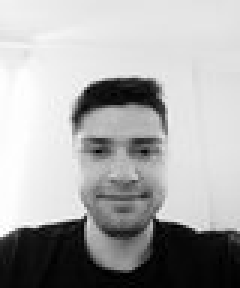
#> input picture tp7/fotos2.0/0.jpg, 80 x 96 px, found by its file name (shown 3 times larger); its folder holds 4 pictures in this run
$ python main.py
#> lines starting #> are read from the running program, lines starting #| are printed output that depends on the picture; after the words box and inside, x2 and y2 are one past the last pixel; in counts of white or black regions, pixels touching at a corner belong together
### tp7/tasks.py
import math
import cv2
import copy

class Neuron():

    # [37 lines left out: functions __init__, calculate, calculate_final_neuron, calculate_pesos, not called in this run]

class Task_images():

    def read_images():
        image_pixels = []
        pixel_list = []
        persona = True
        path = "C:/Users/ivanf/OneDrive/Escritorio/Facultad/4Ano/int-artificial/tp7/fotos2.0/"
        for i in range(6):
            img = cv2.imread( path + str(i) + ".jpg", 0)
#> img is the input picture: shape (96, 80); min 0, max 255, mean 170.2
            ret, img = cv2.threshold(img, 127, 255, cv2.THRESH_BINARY)
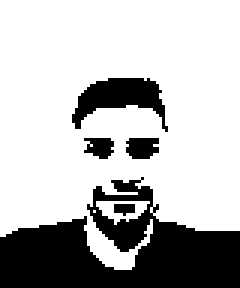
#> img: shape (96, 80) (shown 3 times larger); 72.9% white; 5 black regions, box (x1, y1, x2, y2) and area: (0, 59, 80, 96) 1661, (24, 26, 56, 44) 284, (42, 46, 53, 53) 65, (28, 46, 38, 53) 52, (38, 68, 45, 72) 22
            pixel_list.clear()
            pixel_list.append(int(1))
            for j in range(len(img)):
                for k in range(len(img[j])):
                    px = img[j][k]
                    if px == 0:
                        pixel_list.append(int(0))
                    else:
                        pixel_list.append(int(1))
#> this loop made 96 passes
#> after the loop, pixel_list = 7681 values, max 1 at index 0, min 0 at index 2117, mean 0.729
            if persona:
                pixel_list.append(int(0))
                persona = False
            else:
                pixel_list.append(1)
                persona = True
            image_pixels.append(copy.deepcopy(pixel_list))
#> pass 2 of the loop in read_images, `for i in range(6):`:
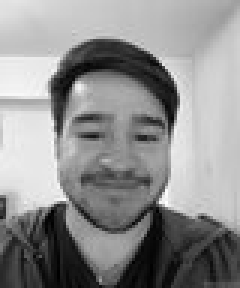
#> input picture tp7/fotos2.0/1.jpg, 80 x 96 px, found by its file name (shown 3 times larger)
#> in read_images, img is the input picture: shape (96, 80); min 0, max 255, mean 142.9
#> in read_images, `ret, img = cv2.threshold(img, 127, 255, cv2.THRESH_BINARY)`:
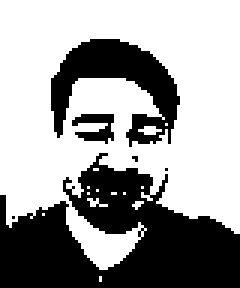
#> img: shape (96, 80) (shown 3 times larger); 62.5% white; 6 black regions (3 under 20 px), largest, box (x1, y1, x2, y2) and area: (0, 51, 80, 96) 2099, (17, 13, 60, 49) 696, (24, 38, 38, 48) 82
#> the loop in read_images, `for j in range(len(img)):` made 96 passes
#> after the loop in read_images, `for j in range(len(img)):`: pixel_list = 7681 values, max 1 at index 0, min 0 at index 1071, mean 0.625
#> pass 3 of the loop in read_images, `for i in range(6):`:
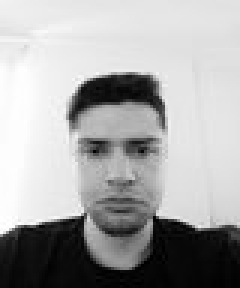
#> input picture tp7/fotos2.0/2.jpg, 80 x 96 px, found by its file name (shown 3 times larger)
#> in read_images, img is the input picture: shape (96, 80); min 0, max 255, mean 167.8
#> in read_images, `ret, img = cv2.threshold(img, 127, 255, cv2.THRESH_BINARY)`:
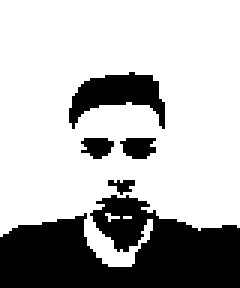
#> img: shape (96, 80) (shown 3 times larger); 71.8% white; 5 black regions, box (x1, y1, x2, y2) and area: (0, 65, 80, 96) 1703, (23, 24, 55, 43) 314, (40, 46, 52, 53) 65, (27, 46, 38, 53) 56, (36, 60, 45, 65) 26
#> after the loop in read_images, `for j in range(len(img)):`: pixel_list = 7681 values, max 1 at index 0, min 0 at index 1964, mean 0.718
#> the loop made 5 passes; the first 3 are shown
        return image_pixels

    # [10 lines left out: function read_pesos, not called in this run]


### tp7/main.py
import cv2
from tasks import *
import random
import matplotlib.pyplot as plt


def main():
    table = Task_images.read_images()
    number_neurons = int(input("How many neurons do you want in the hidden layer?: "))
    iterations = int(input("How many iterations do you want?: "))
    number_pesos = int((len(table[0])-1)*number_neurons)
    list_pesos_local,lista_pesos_ultima_neurona = Task_images.read_pesos()
    list_neurons = []
    list_outputs = [1]
    new_pesos = []
    lista_SR_final_neuron = []
    lista_errores = [ [] for i in range(len(table))]
    lista_salidas_reales = [ [] for i in range(len(table))]
    list_error_counter = []

    contador = 0
    while contador != iterations:
        contador += 1
        error_counter = 0
        list_error_counter.append(contador)
        print(f"-------------------------Iteración: {contador}---------------------")
        for i in table:
            a = 0
            for j in range(number_neurons):
                neuron = Neuron()
                for entry in range((len(table[0]))-1): #Para saber el nro de entradas
                    neuron.entradas.append(i[entry])
                    neuron.list_pesos.append(list_pesos_local[a])
                    a += 1

                SR = neuron.calculate()
                neuron.salida = SR
                list_outputs.append(SR)
                list_neurons.append(neuron)

            final_neuron = Neuron()
            for x in range(len(list_outputs)):
                final_neuron.entradas.append(list_outputs[x])
                final_neuron.list_pesos.append(lista_pesos_ultima_neurona[x])

            SR_final, epsilon, new_final_pesos, error = final_neuron.calculate_final_neuron(i)
            lista_errores[error_counter].append(error)
            lista_salidas_reales[error_counter].append(SR_final)
            error_counter += 1

            lista_SR_final_neuron.append(SR_final)
            print(f"Salida Real: {SR_final}")
            list_outputs.clear()
            list_outputs.append(1)

            list_pesos_local.clear()
            for neuron in list_neurons:
                new_peso = neuron.calculate_pesos(epsilon)
                for valor in new_peso:
                    new_pesos.append(valor)

            list_pesos_local = new_pesos
            lista_pesos_ultima_neurona.clear()
            lista_pesos_ultima_neurona = new_final_pesos
            list_neurons.clear()

    # [7 lines of commented-out code are left out]

    for i in range(len(lista_errores)):
        plt.plot(list_error_counter, lista_errores[i], label = f"Error r{i}")

    plt.title("ERRORES")
    plt.legend()
    plt.savefig( "C:/Users/ivanf/OneDrive/Escritorio/Facultad/4Ano/int-artificial/tp7/" + "grafico_errores_tp7.jpg")
    plt.show()

    for i in range(len(lista_salidas_reales)):
        plt.plot(list_error_counter, lista_salidas_reales[i], label = f"Imagen {i}")

    plt.title("Reconocimiento")
    plt.legend()
    plt.savefig( "C:/Users/ivanf/OneDrive/Escritorio/Facultad/4Ano/int-artificial/tp7/" + "grafico_reconocimiento_tp7.jpg")
    plt.show()

if __name__ == '__main__':
#> (the run stopped early here; a loop or call above may not have finished)
